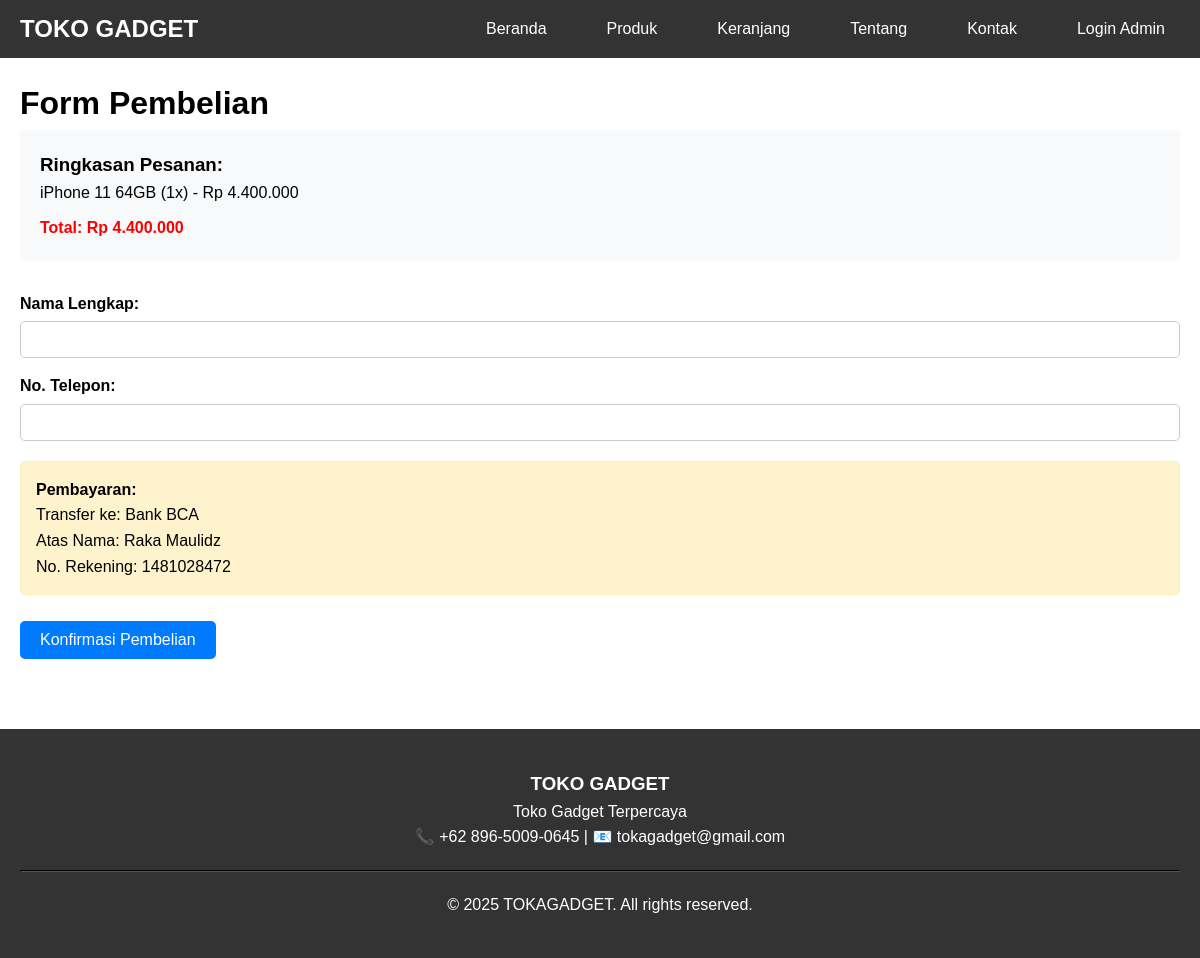
/TB_basdat/checkout.php?id=1, run on the app's committed database.
### tables this page shows
CREATE TABLE `produk` (
  `id_produk` int(11) NOT NULL,
  `nama_produk` varchar(100) NOT NULL,
  `id_kategori` int(11) DEFAULT NULL,
  `harga` decimal(15,2) DEFAULT NULL,
  `stok` int(11) DEFAULT 0
);

### TB_basdat/checkout.php (the view, shortened to what this page needs)
<?php
include 'config/database.php';
$produk_dipesan = [];
$total = 0;
if (isset($_GET['id'])) {
    $id_produk = $_GET['id'];
    $stmt = $pdo->prepare("SELECT * FROM produk WHERE id_produk = ?");
    $stmt->execute([$id_produk]);
    $produk = $stmt->fetch();
	if ($produk) {
    $item = [
        'id_produk' => $produk['id_produk'],
        'nama_produk' => $produk['nama_produk'],
        'harga' => $produk['harga'],
        'jumlah' => 1,
        'subtotal' => $produk['harga']
    ];
    $produk_dipesan[] = $item;
    $total += $item['subtotal'];
    } else {
        echo "Produk tidak ditemukan.";
        exit;
    }
} else {
    echo "Keranjang kosong dan tidak ada produk yang dipilih.";
    exit;
}
?>
<!DOCTYPE html>
<html>
<head>
</head>
<body>
<?php include 'template/header.php'; ?>
<div class="container">
    <h1>Form Pembelian</h1>
    <div class="order-summary">
        <h3>Ringkasan Pesanan:</h3>
        <?php foreach ($produk_dipesan as $produk): ?>
            <p><?= $produk['nama_produk'] ?> (<?= $produk['jumlah'] ?>x) - Rp <?= number_format($produk['subtotal'], 0, ',', '.') ?></p>
        <?php endforeach; ?>
        <p class="total">Total: Rp <?= number_format($total, 0, ',', '.') ?></p>
    </div>
	<form action="proses_checkout.php" method="post">
        <div class="form-group">
            <label for="nama">Nama Lengkap:</label>
            <input type="text" name="nama" id="nama" required>
        </div>
        <div class="form-group">
            <label for="telepon">No. Telepon:</label>
            <input type="tel" name="telepon" id="telepon" required>
        </div>
        <div class="payment-info">
            <strong>Pembayaran:</strong><br>
            Transfer ke: Bank BCA<br>
            Atas Nama: Raka Maulidz<br>
            No. Rekening: 1481028472
        </div>
        <br>
        <button type="submit">Konfirmasi Pembelian</button>
    </form>
</div>
<?php include 'template/footer.php'; ?>
</body>
</html>

### TB_basdat/checkout.php (style rules this page uses)
body { font-family: Arial; margin: 0; padding: 0; }
.container { max-width: 800px; margin: 40px auto; padding: 20px; }
.order-summary { background: #f8f9fa; padding: 20px; margin-bottom: 30px; border-radius: 5px; }
.total { color: red; font-weight: bold; margin-top: 10px; }
.form-group { margin-bottom: 15px; }
label { display: block; font-weight: bold; margin-bottom: 5px; }
input[type="text"], input[type="tel"] { width: 100%; padding: 10px; border: 1px solid #ccc; border-radius: 5px; }
.payment-info { background-color: #fff3cd; border: 1px solid #ffeeba; padding: 15px; margin-top: 20px; border-radius: 5px; }
button { background: #007bff; color: white; padding: 10px 20px; border: none; border-radius: 5px; font-size: 16px; cursor: pointer; }

### TB_basdat/template/header.php (style rules this page uses)
* { margin: 0; padding: 0; box-sizing: border-box; }
body { font-family: Arial, sans-serif; line-height: 1.6; }
.container { max-width: 1200px; margin: 0 auto; padding: 20px; }

### data on the page
produk: nama_produk "iPhone 11 64GB", id_produk "1", harga "4.400.000"

### other printed values
$total "4.400.000"
